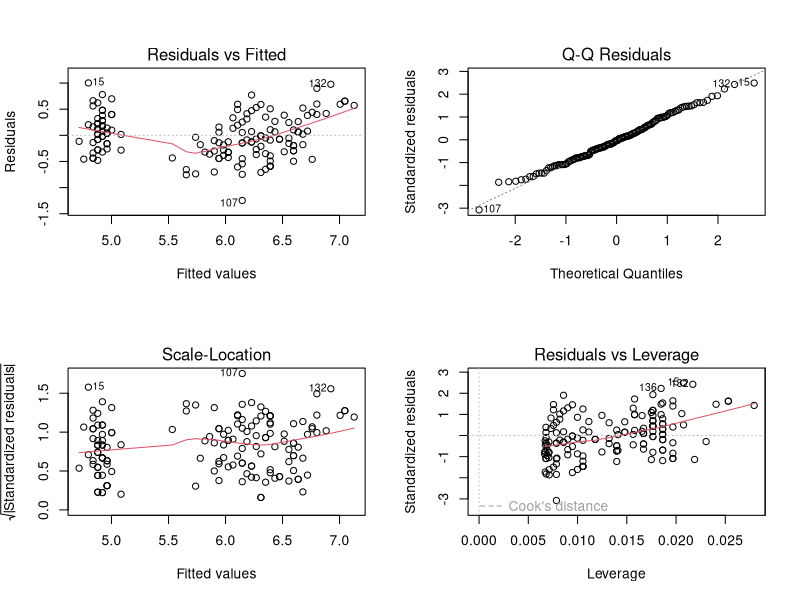
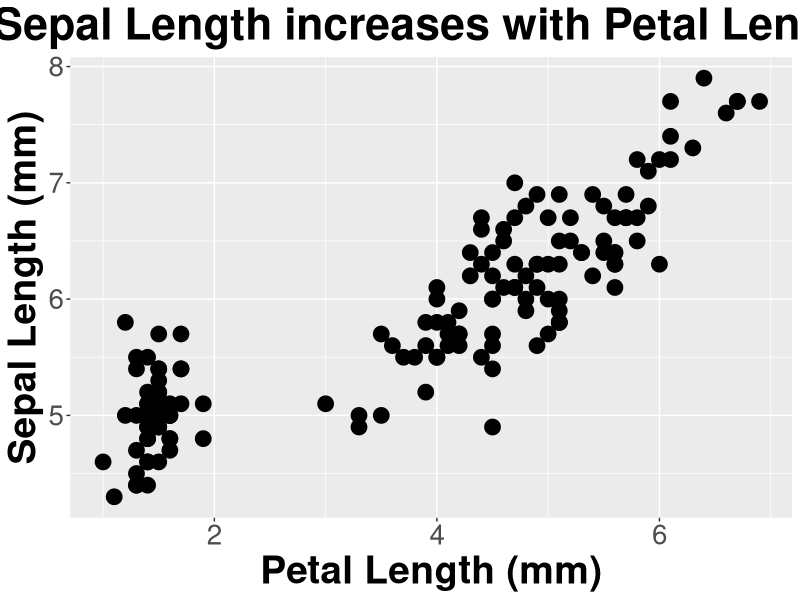
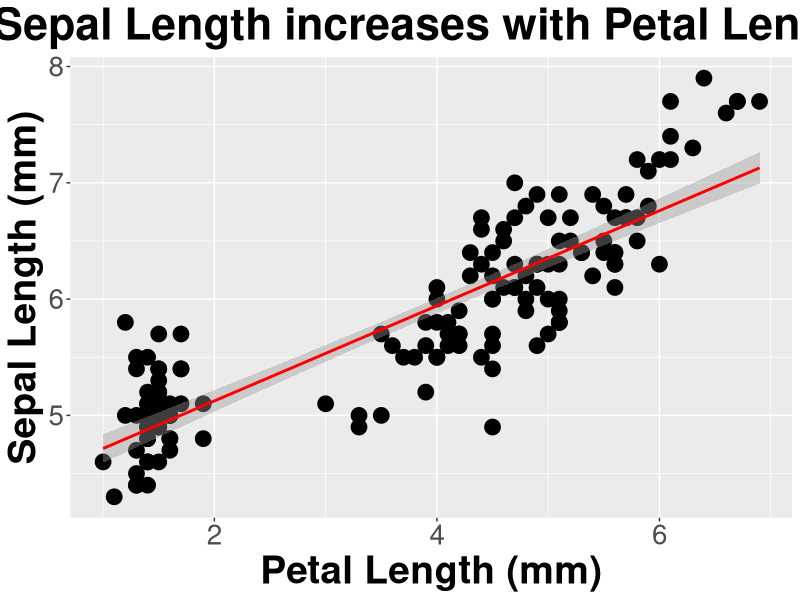

Generate these figures, in order, with R:
petal_sepal_length_relationship <- lm(Sepal.Length ~ Petal.Length, iris)
par(mfrow=c(2,2))
plot(petal_sepal_length_relationship)
require(car)
Anova(petal_sepal_length_relationship, type = "III")
summary(petal_sepal_length_relationship)

require(ggplot2)
ggplot(iris, aes_string(x="Petal.Length", y="Sepal.Length")) +
  geom_point(size = 5) +
  ylab("Sepal Length (mm)")+ 
  xlab("Petal Length (mm)") + 
  ggtitle("Sepal Length increases with Petal Length")+
  theme(axis.title.x = element_text(face="bold", size=28), 
        axis.title.y = element_text(face="bold", size=28), 
        axis.text.y  = element_text(size=20),
        axis.text.x  = element_text(size=20), 
        legend.text =element_text(size=20),
        legend.title = element_text(size=20, face="bold"),
        plot.title = element_text(hjust = 0.5, face="bold", size=32))

#add line
ggplot(iris, aes_string(x="Petal.Length", y="Sepal.Length")) +
  geom_point(size = 5) +
  ylab("Sepal Length (mm)")+ 
  xlab("Petal Length (mm)") + 
  ggtitle("Sepal Length increases with Petal Length")+
  theme(axis.title.x = element_text(face="bold", size=28), 
        axis.title.y = element_text(face="bold", size=28), 
        axis.text.y  = element_text(size=20),
        axis.text.x  = element_text(size=20), 
        legend.text =element_text(size=20),
        legend.title = element_text(size=20, face="bold"),
        plot.title = element_text(hjust = 0.5, face="bold", size=32)) +
  stat_smooth(method = "lm", col = "red")
